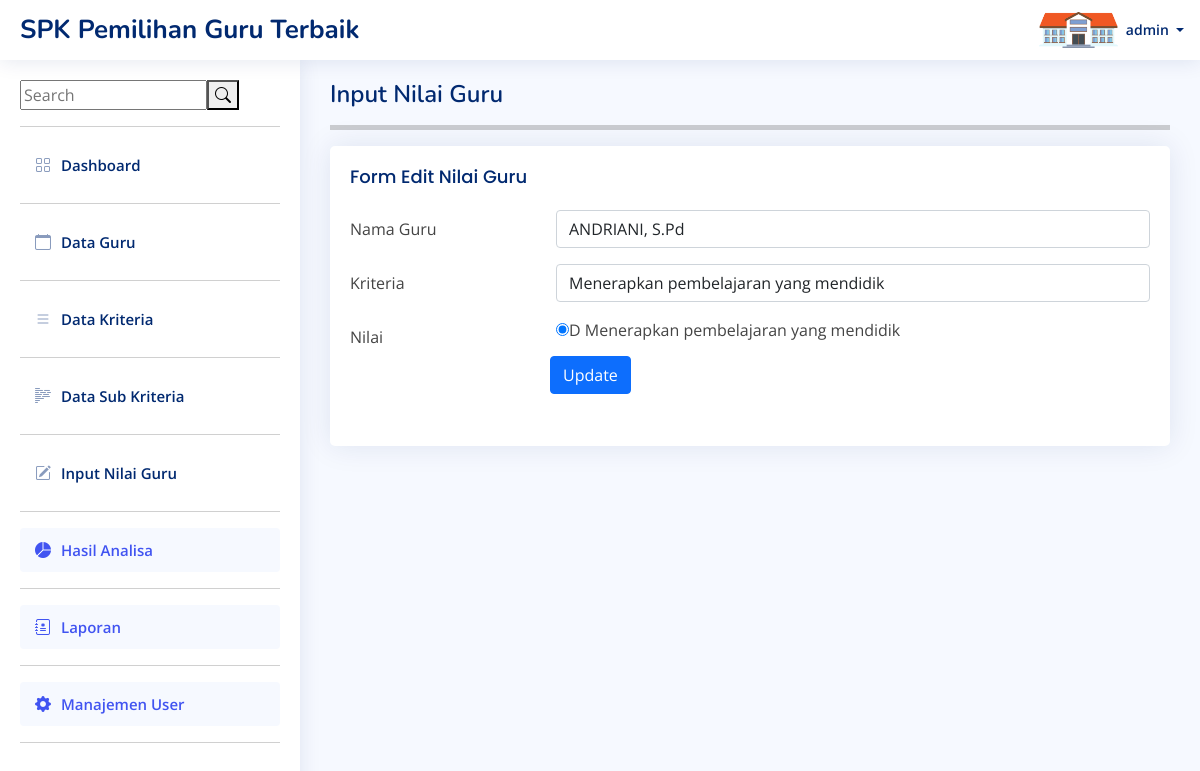
Page /edit_nilai.php?id=2 (signed in) on the committed database.
### tables this page shows
CREATE TABLE `nilai` (
  `id_nilai` int(11) NOT NULL,
  `id_guru` int(11) NOT NULL,
  `id_kriteria` int(11) NOT NULL,
  `nilai` varchar(10) NOT NULL
);

CREATE TABLE `guru` (
  `id_guru` int(11) NOT NULL,
  `nama_guru` varchar(100) NOT NULL,
  `nip` varchar(50) NOT NULL,
  `jabatan` varchar(120) NOT NULL
);

CREATE TABLE `crips` (
  `id_crips` int(11) NOT NULL,
  `id_kriteria` int(11) NOT NULL,
  `crips` varchar(100) NOT NULL,
  `keterangan` varchar(10) NOT NULL,
  `nilai` varchar(100) NOT NULL
);

### edit_nilai.php (the view, shortened to what this page needs)
<?php
include("template/headers.php");
include("core/fungsi.php");
if(isset($_GET['id'])){
    $id = $_GET['id'];
}
$qry = "SELECT * FROM nilai a INNER JOIN kriteria b INNER JOIN guru c INNER JOIN crips d WHERE a.id_kriteria = b.id_kriteria AND a.id_guru=c.id_guru AND a.nilai=d.id_crips AND a.id_nilai=$id";
$result1 = mysqli_query($con, $qry);
?>
  <main id="main" class="main">
    <div class="pagetitle">
      <h1>Input Nilai Guru</h1>
      <hr style="height:5px;">
    </div>
    <section class="section">
      <div class="row">
        <div class="col-lg-12">
          <div class="card">
            <div class="card-body">
              <h5 class="card-title">Form Edit Nilai Guru</h5>
              <form action="fnilai.php" method="post">
                <?php foreach($result1 as $row): $id_crips = $row['id_crips'] ?>
                <div class="row mb-3">
                  <label for="inputText" class="col-sm-3 col-form-label">Nama Guru</label>
                  <div class="col-sm-9">
                   <select name="nama_guru" class="form-control">
                       <option value="<?= $row['id_guru'] ?>"><?= $row['nama_guru'] ?></option>
                   </select>
                  </div>
                </div>
                <div class="row mb-3">
                  <label for="inputText" class="col-sm-3 col-form-label">Kriteria</label>
                  <div class="col-sm-9">
                   <select name="kriteria" id="kriteria" class="form-control">
                       <option value="<?= $row['id_crips'] ?>"><?= $row['crips'] ?></option>
                   </select>
                  </div>
                </div>
                <div class="row mb-3">
                  <label for="inputText" class="col-sm-3 col-form-label">Nilai</label>
                  <div class="col-sm-9">
                  <div id="editNilai">
                    <td style="padding-right:10px"><input type="radio" name="nilai" value="<?= $row['keterangan'] ?>" id="pilih" checked><?= $row['keterangan'] ?></td>
                    <td><label for="pilih"><?= $row['crips'] ?></label></td>
                  </div>
                </div>
                  <?php endforeach; ?>
                <div class="row mb-3">
                    <div class="col-sm-3"></div>
                  <div class="col-sm-9">
                    <button type="submit" class="btn btn-primary" name="update">Update</button>
                  </div>
                </div>
              </form>
            </div>
          </div>
        </div>
      </div>
    </section>
  </main>
</body>
</html>

### assets/css/style.css (style rules this page uses)
:root { scroll-behavior: smooth; }
body { font-family: "Open Sans", sans-serif; background: #f6f9ff; color: #444444; }
h1, h2, h3, h4, h5, h6 { font-family: "Nunito", sans-serif; }
#main { margin-top: 60px; padding: 20px 30px; transition: all 0.3s; }
.pagetitle { margin-bottom: 10px; }
.pagetitle h1 { font-size: 24px; margin-bottom: 0; font-weight: 600; color: #012970; }
.card { margin-bottom: 30px; border: none; border-radius: 5px; box-shadow: 0px 0 30px rgba(1, 41, 112, 0.1); overflow: hidden; }
.card-title { padding: 20px 0 15px 0; font-size: 18px; font-weight: 500; color: #012970; font-family: "Poppins", sans-serif; }
.card-body { padding: 0 20px 20px 20px; }
@media (min-width: 1200px) { #main, #footer { margin-left: 300px; } }

### rows in the picture
nilai: nama_guru "ANDRIANI, S.Pd", kriteria "Menerapkan pembelajaran yang mendidik", crips.keterangan "D", crips.crips "Menerapkan pembelajaran yang mendidik"

### other values in the picture
$_SESSION['username'] "admin"
